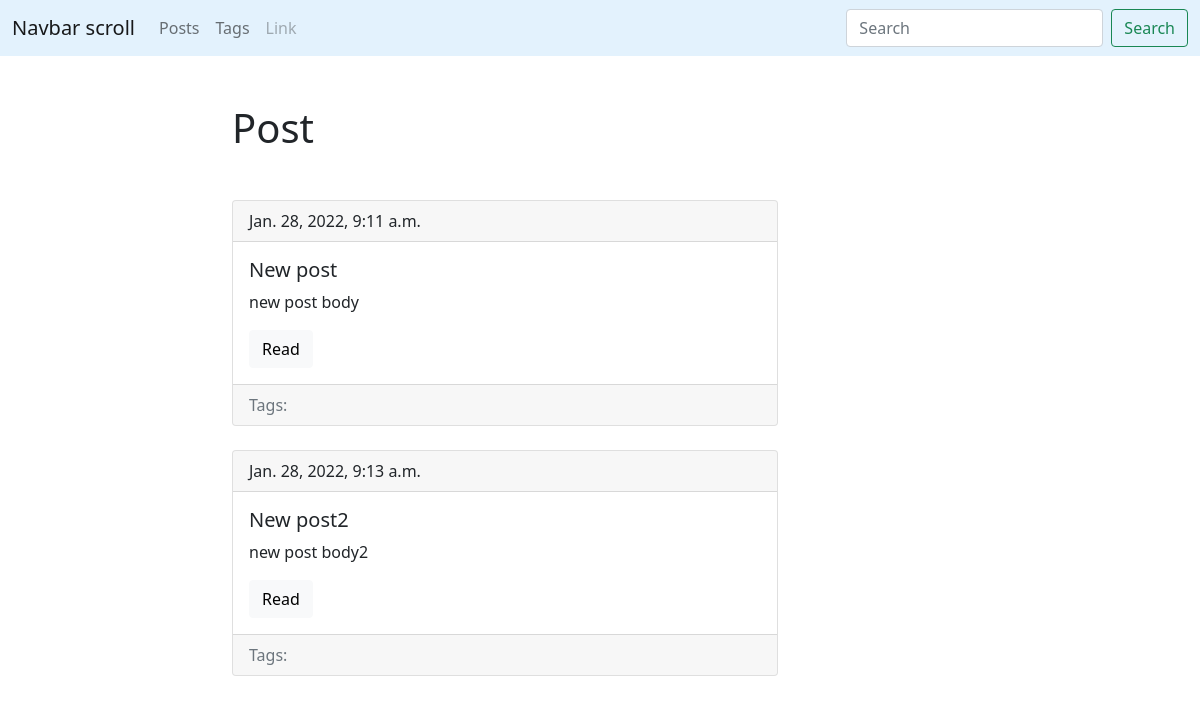
Screenshot of /blog/ with the database file from the repository.
### blog/models.py (models this page shows, shortened)
class Post(models.Model):
    title = models.CharField(max_length=150, db_index=True)
    slug = models.SlugField(max_length=150, unique=True)
    body = models.TextField(blank=True, db_index=True)
    tags = models.ManyToManyField('Tag', blank=True, related_name='posts')
    date_pub = models.DateTimeField(auto_now_add=True)

### blog/views.py (the view)
# urls.py: path('', post_list, name='post_list_url'),
def post_list(request):
    posts = Post.objects.all()
    return render(request, 'blog/index.html', context={'posts': posts})

### blog/templates/blog/index.html (shortened to what this page needs)
{% extends 'blog/base_blog.html' %}
      {% block content %}
        <h1 class="mb-5">Post</h1>
    {% for post in posts %}
            {% include 'blog/includes/post_card_template.html' %}
    {% endfor %}
{% endblock %}

### blog/templates/blog/includes/post_card_template.html (shortened to what this page needs)
   <div class="card mb-4">
  <div class="card-header">
    {{ post.date_pub }}
  </div>
  <div class="card-body">
    <h5 class="card-title">{{ post.title }}</h5>
    <p class="card-text">{{ post.body|truncatewords:15 }}</p>
    <a href="{{ get_absolute_url }}" class="btn btn-light">Read</a>
  </div>
     <div class="card-footer text-muted">
    Tags:
  </div>
</div>

### rows the page displays
Post: date_pub "Jan. 28, 2022, 9:11 a.m.", title "New post", body "new post body"
Post: date_pub "Jan. 28, 2022, 9:13 a.m.", title "New post2", body "new post body2"
